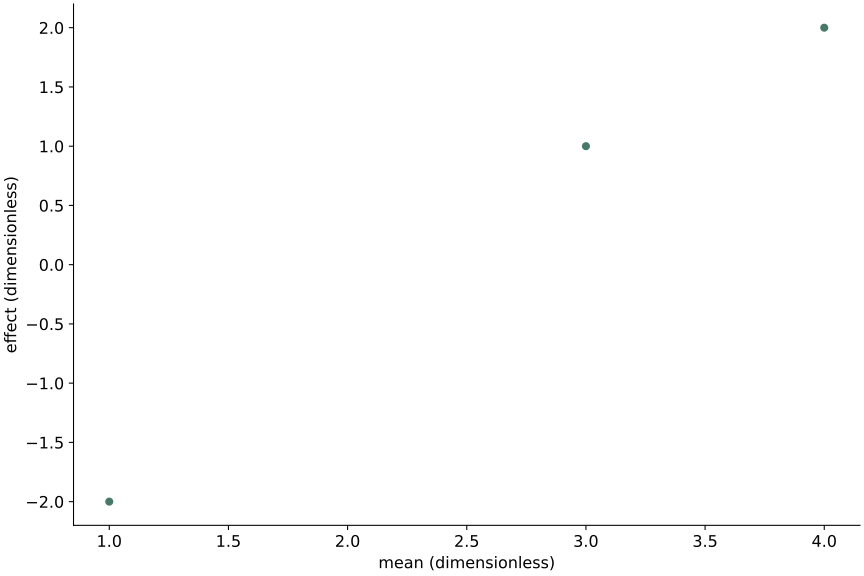

This figure's Python source:
# Tuyan deterministic figure renderer v1; values are immutable source data.
import json
import math
import numpy as np
import matplotlib
matplotlib.use('Agg')
import matplotlib.pyplot as plt
from matplotlib.patches import Circle
from matplotlib.colors import ListedColormap, BoundaryNorm
d = json.loads("{\"type\":\"ma_plot\",\"rows\":[{\"mean\":1,\"effect\":-2},{\"mean\":3,\"effect\":1},{\"mean\":4,\"effect\":2}],\"units\":{\"value\":\"dimensionless\",\"x\":\"dimensionless\",\"y\":\"dimensionless\",\"size\":\"dimensionless\",\"low\":\"dimensionless\",\"high\":\"dimensionless\",\"start\":\"dimensionless\",\"end\":\"dimensionless\",\"effect\":\"dimensionless\",\"p\":\"dimensionless\",\"mean\":\"dimensionless\",\"fpr\":\"dimensionless\",\"tpr\":\"dimensionless\",\"recall\":\"dimensionless\",\"precision\":\"dimensionless\",\"predicted\":\"dimensionless\",\"observed\":\"dimensionless\",\"count\":\"dimensionless\",\"a\":\"dimensionless\",\"b\":\"dimensionless\",\"se\":\"dimensionless\",\"u\":\"dimensionless\",\"v\":\"dimensionless\",\"time\":\"dimensionless\",\"event\":\"dimensionless\"},\"options\":{\"bandwidth\":0.5,\"bins\":5,\"nullValue\":0,\"initialValue\":0,\"levels\":[0.5,1,1.5]},\"analysis\":{\"method\":\"pca\",\"description\":\"Synthetic precomputed QA values; not a statistical analysis of research data.\",\"pKind\":\"p\"},\"variants\":[],\"pixels\":1024,\"plotStyle\":{\"width\":9,\"height\":6,\"fontSize\":12}}")
r, kind, opt = d['rows'], d['type'], d['options']
plt.rcParams.update({'font.size':d['plotStyle']['fontSize']})
fig, ax = plt.subplots(figsize=(d['plotStyle']['width'], d['plotStyle']['height']), layout='constrained')
fig.set_facecolor('white')
fig._tuyan_target_pixels = d['pixels']
colors = ['#487968','#c58b53','#647da6','#a77592','#a5a659']
labels = [str(row.get('label',i+1)) for i,row in enumerate(r)]
unit = d['units']
def col(name):
    return np.array([row[name] for row in r], dtype=float)
def grouped():
    names = list(dict.fromkeys([str(row.get('group','Data')) for row in r]))
    return names, [np.array([row['value'] for row in r if str(row.get('group','Data')) == name], dtype=float) for name in names]
def density(values):
    # User-specified positive bandwidth; no concealed automatic inference.
    bw=float(opt['bandwidth'])
    grid=np.linspace(float(min(values))-3*bw,float(max(values))+3*bw,256)
    z=(grid[:,None]-values[None,:])/bw
    return grid,np.exp(-0.5*z*z).mean(axis=1)/(bw*math.sqrt(2*math.pi))
if kind in ['bar','dotplot','lollipop','forest']:
    y=np.arange(len(r)); values=col('value')
    if kind=='bar':
        bars=ax.barh(y,values,color=colors[0]); assert np.allclose([b.get_width() for b in bars],values)
    elif kind=='lollipop':
        ax.hlines(y,0,values,color=colors[0]); ax.scatter(values,y,color=colors[0])
    elif kind=='forest':
        ax.errorbar(values,y,xerr=np.vstack([values-col('low'),col('high')-values]),fmt='o',color=colors[0],capsize=3)
        ax.axvline(float(opt['nullValue']),color='#969e96',linestyle='--')
    else: ax.scatter(values,y,color=colors[0])
    ax.set_yticks(y,labels);ax.invert_yaxis();ax.set_xlabel(unit['value'])
elif kind in ['dumbbell','gantt']:
    y=np.arange(len(r));start,end=col('start'),col('end')
    if kind=='gantt': ax.barh(y,end-start,left=start,color=colors[0])
    else:
        ax.hlines(y,start,end,color='#9da99e');ax.scatter(start,y,label=opt.get('startLabel','Start'),color=colors[0]);ax.scatter(end,y,label=opt.get('endLabel','End'),color=colors[1]);ax.legend()
    ax.set_yticks(y,labels);ax.invert_yaxis();ax.set_xlabel(unit['start'])
elif kind=='waterfall':
    values=col('value');start=float(opt['initialValue'])+np.r_[0,np.cumsum(values)[:-1]]
    ax.bar(np.arange(len(r)),values,bottom=start,color=[colors[0] if v>=0 else colors[1] for v in values]);ax.set_xticks(np.arange(len(r)),labels,rotation=30);ax.set_ylabel(unit['value']);ax.axhline(0,color='#adb3a9')
elif kind=='histogram':
    values=col('value');counts,edges=np.histogram(values,bins=opt['bins'])
    assert int(counts.sum())==len(values)
    artists=ax.bar(edges[:-1],counts,width=np.diff(edges),align='edge',color=colors[0],edgecolor='white')
    assert np.allclose([p.get_height() for p in artists],counts)
    ax.set_xlabel(unit['value']);ax.set_ylabel('Count')
elif kind=='stripplot':
    names,groups=grouped()
    for i,values in enumerate(groups):ax.scatter(np.full(len(values),i),values,color=colors[i%len(colors)],s=22,alpha=.7)
    ax.set_xticks(np.arange(len(names)),names);ax.set_ylabel(unit['value'])
elif kind in ['boxplot','violin','raincloud','density','ridgeline']:
    names,groups=grouped()
    if kind=='boxplot': ax.boxplot(groups,whis=1.5,showfliers=True);ax.set_xticks(np.arange(len(names))+1,names);ax.set_ylabel(unit['value'])
    elif kind=='violin':
        # bw_method is explicit to avoid a hidden bandwidth choice.
        ax.violinplot(groups,showmeans=False,showmedians=True,bw_method=float(opt['bandwidth']));ax.set_xticks(np.arange(len(names))+1,names);ax.set_ylabel(unit['value'])
    else:
        for i,values in enumerate(groups):
            grid,pdf=density(values); color=colors[i%len(colors)]
            if kind=='density': ax.plot(grid,pdf,color=color,label=names[i])
            else:
                base=float(i);scale=0.65/max(pdf) if max(pdf)>0 else 1
                ax.fill_between(grid,base,base+pdf*scale,color=color,alpha=0.45)
                if kind=='raincloud':
                    ax.scatter(values,np.full(len(values),base-0.15),color=color,s=15)
                    ax.boxplot([values],positions=[base-0.35],vert=False,widths=.15,whis=1.5,manage_ticks=False)
        ax.set_xlabel(unit['value'])
        if kind=='density':ax.set_ylabel('Density');ax.legend()
        else:ax.set_yticks(np.arange(len(names)),names)
elif kind=='ecdf':
    values=np.sort(col('value')); p=np.arange(1,len(values)+1)/len(values)
    line=ax.step(values,p,where='post',color=colors[0])[0];assert np.allclose(line.get_ydata(),p)
    ax.set_xlabel(unit['value']);ax.set_ylabel('Cumulative proportion');ax.set_ylim(0,1)
elif kind in ['line','area','scatter','bubble','ordination','ma_plot','volcano','roc','pr_curve','calibration','bland_altman','funnel_meta']:
    xname,yname='x','y'
    if kind=='ma_plot':xname,yname='mean','effect'
    if kind=='roc':xname,yname='fpr','tpr'
    if kind=='pr_curve':xname,yname='recall','precision'
    if kind=='calibration':xname,yname='predicted','observed'
    if kind=='funnel_meta':xname,yname='effect','se'
    if kind=='volcano':x=col('effect');y=-np.log10(col('p'));xlabel='Effect ('+unit['effect']+')';ylabel='-log10('+d['analysis']['pKind']+')'
    elif kind=='bland_altman':
        a,b=col('a'),col('b');x=(a+b)/2;y=a-b;bias=np.mean(y);sd=np.std(y,ddof=1)
        for line,label in [(bias,'Mean difference'),(bias-1.96*sd,'Lower agreement limit'),(bias+1.96*sd,'Upper agreement limit')]:ax.axhline(line,color='#9a9f96',linestyle='--',label=label)
        ax.legend(fontsize=8);xlabel='Mean ('+unit['a']+')';ylabel='A - B ('+unit['a']+')'
    else:x,y=col(xname),col(yname);xlabel=xname+' ('+unit[xname]+')';ylabel=yname+' ('+unit[yname]+')'
    if kind in ['line','area','roc','pr_curve','calibration']:
        order=np.lexsort((y,x)) if kind=='roc' else np.argsort(x,kind='stable');x,y=x[order],y[order]
        artist=ax.plot(x,y,color=colors[0],marker='o',markersize=3)[0];assert np.allclose(artist.get_ydata(),y)
        if kind=='area':ax.fill_between(x,0,y,color=colors[0],alpha=.25)
    else:
        artist=ax.scatter(x,y,s=col('size')*float(opt.get('areaScale',20)) if kind=='bubble' else 26,color=colors[0]);assert np.allclose(artist.get_offsets(),np.column_stack([x,y]))
    ax.set_xlabel(xlabel);ax.set_ylabel(ylabel)
    if kind=='bubble':
        handles,legend_labels=artist.legend_elements(prop='sizes',num=3,func=lambda size:size/float(opt.get('areaScale',20)))
        ax.legend(handles,legend_labels,title='Area ('+unit['size']+')',fontsize=8)
    if kind in ['roc','calibration']:ax.plot([0,1],[0,1],linestyle='--',color='#adb3a9');ax.set_xlim(0,1);ax.set_ylim(0,1)
    if kind=='pr_curve':ax.set_xlim(0,1);ax.set_ylim(0,1)
    if kind=='funnel_meta':ax.invert_yaxis()
    if kind=='ordination':ax.text(.01,1.02,d['analysis']['method'].upper(),transform=ax.transAxes,fontsize=10)
elif kind in ['heatmap','adjacency_matrix','correlation_matrix','confusion_matrix','bubble_matrix','binary_matrix']:
    names_y=list(dict.fromkeys([str(row['row']) for row in r]));names_x=list(dict.fromkeys([str(row['column']) for row in r]))
    matrix=np.full((len(names_y),len(names_x)),np.nan)
    for row in r:matrix[names_y.index(str(row['row'])),names_x.index(str(row['column']))]=row['value']
    if kind=='bubble_matrix':
        for row in r:ax.scatter(names_x.index(str(row['column'])),names_y.index(str(row['row'])),s=row['value']*float(opt.get('areaScale',25)),color=colors[0])
        ax.invert_yaxis()
    elif kind=='binary_matrix':
        cmap=ListedColormap(['#f1f3ed','#487968']);cmap.set_bad('#b7b9b2')
        img=ax.pcolormesh(np.arange(len(names_x)+1)-.5,np.arange(len(names_y)+1)-.5,matrix,cmap=cmap,norm=BoundaryNorm([-.5,.5,1.5],2),shading='flat');ax.invert_yaxis();fig.colorbar(img,ax=ax,ticks=[0,1],label='0 absent / 1 present; grey missing')
        assert np.allclose(img.get_array(),matrix,equal_nan=True)
    else:
        img=ax.pcolormesh(np.arange(len(names_x)+1)-.5,np.arange(len(names_y)+1)-.5,matrix,cmap='RdBu_r' if kind=='correlation_matrix' else 'viridis',vmin=-1 if kind=='correlation_matrix' else None,vmax=1 if kind=='correlation_matrix' else None,shading='flat');ax.invert_yaxis();fig.colorbar(img,ax=ax,label=unit['value'])
        assert np.allclose(img.get_array(),matrix,equal_nan=True)
    ax.set_xticks(np.arange(len(names_x)),names_x,rotation=40,ha='right');ax.set_yticks(np.arange(len(names_y)),names_y)
    if kind=='confusion_matrix':ax.set_xlabel('Predicted class');ax.set_ylabel('True class')
elif kind=='pie':
    values=col('value');wedges,_=ax.pie(values,labels=labels,colors=colors,normalize=True)
    assert np.allclose([(w.theta2-w.theta1)/360 for w in wedges],values/sum(values),atol=1e-6)
elif kind=='rose':
    fig.delaxes(ax);ax=fig.add_subplot(111,projection='polar');values=col('value');theta=np.arange(len(r))*2*np.pi/len(r)
    ax.bar(theta,np.sqrt(values),width=2*np.pi/len(r),color=colors[0],edgecolor='white');ax.set_xticks(theta,labels);ax.set_ylabel('Radius = sqrt(value)')
elif kind in ['gene_track','protein_domain']:
    start,end=col('start'),col('end');ax.barh(np.arange(len(r)),end-start,left=start,color=colors[0]);ax.set_yticks(np.arange(len(r)),labels);ax.set_xlabel(unit['start']);ax.invert_yaxis()
elif kind=='vector_field':
    artist=ax.quiver(col('x'),col('y'),col('u'),col('v'),angles='xy',scale_units='xy',scale=1,color=colors[0]);ax.set_xlabel(unit['x']);ax.set_ylabel(unit['y']);ax.set_aspect('equal')
elif kind=='contour':
    xs=np.unique(col('x'));ys=np.unique(col('y'));z=np.full((len(ys),len(xs)),np.nan)
    for row in r:z[list(ys).index(row['y']),list(xs).index(row['x'])]=row['value']
    cs=ax.contour(xs,ys,z,levels=opt['levels'])
    for label in ax.clabel(cs,inline=False,fontsize=8):label.set_bbox({'facecolor':'white','edgecolor':'none','pad':1})
    ax.set_xlabel(unit['x']);ax.set_ylabel(unit['y'])
elif kind=='kaplan_meier':
    names=list(dict.fromkeys([str(row.get('group','Data')) for row in r]))
    for i,name in enumerate(names):
        data=[row for row in r if str(row.get('group','Data'))==name];times=sorted(set(row['time'] for row in data));xs=[0.];ys=[1.];s=1.
        for t in times:
            risk=sum(row['time']>=t for row in data);events=sum(row['time']==t and row['event']==1 for row in data)
            s=s*(1-events/risk);xs.append(t);ys.append(s)
            cens=sum(row['time']==t and row['event']==0 for row in data)
            if cens:ax.plot(t,s,marker='+',color=colors[i%len(colors)])
        ax.step(xs,ys,where='post',label=name,color=colors[i%len(colors)])
    ax.set_ylim(0,1.03);ax.set_ylabel('Survival probability (no CI estimated)');ax.set_xlabel(unit['time']);ax.legend()
elif kind in ['venn','upset']:
    names=[row['set'] for row in r];sets=[set(row['members']) for row in r];members=set().union(*sets);counts={}
    for item in members:
        mask=tuple(item in s for s in sets);counts[mask]=counts.get(mask,0)+1
    if kind=='venn':
        for x,color,name in [(0.4,colors[0],names[0]),(.65,colors[1],names[1])]:ax.add_patch(Circle((x,.5),.23,facecolor=color,alpha=.25));ax.text(x,.78,name,ha='center')
        for x,key in [(.29,(True,False)),(.525,(True,True)),(.76,(False,True))]:ax.text(x,.5,str(counts.get(key,0)),ha='center')
        ax.set_xlim(0,1.05);ax.set_ylim(0,1);ax.set_aspect('equal');ax.axis('off');ax.text(.5,.1,'Areas are schematic; labels show exact counts',ha='center',fontsize=8)
    else:
        masks=sorted(counts,key=lambda m:(-counts[m],m));ax.bar(np.arange(len(masks)),[counts[m] for m in masks],color=colors[0]);ax.set_xticks(np.arange(len(masks)),[' & '.join(names[i] for i,v in enumerate(m) if v) for m in masks],rotation=35,ha='right');ax.set_ylabel('Exclusive intersection size')
        # Membership matrix below bars is necessary to distinguish UpSet from a bar chart.
        matrix_ax=ax.inset_axes([0,-.48,1,.27]);matrix_ax.set_xlim(-.5,len(masks)-.5)
        for j,m in enumerate(masks):
            ys=[i for i,v in enumerate(m) if v];matrix_ax.plot([j]*len(ys),ys,color=colors[0]);matrix_ax.scatter([j]*len(names),np.arange(len(names)),color=[colors[0] if v else '#dde1d8' for v in m])
        matrix_ax.set_yticks(np.arange(len(names)),names);matrix_ax.set_xticks([]);matrix_ax.invert_yaxis()

checks={}
computed={}
def audit(name,actual,expected,atol=1e-8):
    a=np.asarray(actual,dtype=float);e=np.asarray(expected,dtype=float)
    assert a.shape==e.shape and np.allclose(a,e,rtol=1e-7,atol=atol,equal_nan=True), 'Numeric artist mismatch: '+name
    mask=np.isfinite(a)&np.isfinite(e)
    error=float(np.max(np.abs(a[mask]-e[mask]))) if np.any(mask) else 0.
    checks[name]={'count':int(a.size),'absoluteError':error,'passed':True}
if kind=='bar':audit('bar_widths',[p.get_width() for p in ax.patches],col('value'))
elif kind in ['dotplot','lollipop']:audit('point_values',ax.collections[-1].get_offsets()[:,0],col('value'))
elif kind=='forest':
    audit('point_estimates',ax.lines[0].get_xdata(),col('value'))
    audit('intervals',np.array(ax.collections[0].get_segments())[:,:,0],np.column_stack([col('low'),col('high')]))
elif kind=='dumbbell':
    audit('start_points',ax.collections[1].get_offsets()[:,0],col('start'));audit('end_points',ax.collections[2].get_offsets()[:,0],col('end'))
elif kind=='gantt':
    audit('interval_start',[p.get_x() for p in ax.patches],col('start'));audit('interval_width',[p.get_width() for p in ax.patches],col('end')-col('start'))
elif kind=='waterfall':
    audit('increments',[p.get_height() for p in ax.patches],col('value'));audit('cumulative_baselines',[p.get_y() for p in ax.patches],float(opt['initialValue'])+np.r_[0,np.cumsum(col('value'))[:-1]])
    computed['cumulativeValues']=(float(opt['initialValue'])+np.cumsum(col('value'))).tolist()
elif kind=='histogram':
    audit('bin_heights',[p.get_height() for p in ax.patches],counts);audit('total_count',[sum(p.get_height() for p in ax.patches)],[len(r)]);computed['binEdges']=edges.tolist();computed['binCounts']=counts.tolist()
elif kind=='stripplot':
    for i,values in enumerate(groups):audit('observations_'+str(i),ax.collections[i].get_offsets()[:,1],values)
elif kind=='boxplot':
    for i,values in enumerate(groups):audit('median_'+str(i),ax.lines[i*7+5].get_ydata(),[np.median(values)]*2)
elif kind=='violin':
    medians=ax.collections[-1].get_segments();audit('medians',[x[0,1] for x in medians],[np.median(v) for v in groups])
elif kind in ['density','ridgeline','raincloud']:
    computed['bandwidth']=float(opt['bandwidth']);computed['groupSizes']=[len(v) for v in groups]
    for i,values in enumerate(groups):
        grid,pdf=density(values)
        if kind=='density':audit('density_'+str(i),ax.lines[i].get_ydata(),pdf)
        else:
            top=np.column_stack([grid,i+pdf*(.65/max(pdf))]);bottom=np.column_stack([grid,np.full(len(grid),i)])
            expected=np.vstack([top[0],bottom,top[-1],top[::-1],top[0]])
            audit('density_polygon_'+str(i),ax.collections[i*(2 if kind=='raincloud' else 1)].get_paths()[0].vertices,expected)
        if kind=='raincloud':audit('observations_'+str(i),ax.collections[i*2+1].get_offsets()[:,0],values)
elif kind=='ecdf':
    audit('ecdf_sorted_values',ax.lines[0].get_xdata(),np.sort(col('value')));audit('ecdf_probability',ax.lines[0].get_ydata(),np.arange(1,len(r)+1)/len(r))
elif kind in ['line','area','roc','pr_curve','calibration']:audit('plotted_xy',np.column_stack([artist.get_xdata(),artist.get_ydata()]),np.column_stack([x,y]))
elif kind in ['scatter','bubble','ordination','ma_plot','volcano','bland_altman','funnel_meta']:
    audit('point_coordinates',artist.get_offsets(),np.column_stack([x,y]))
    if kind=='bubble':audit('marker_area',artist.get_sizes(),col('size')*float(opt.get('areaScale',20)))
    if kind=='volcano':computed['negativeLog10P']=y.tolist()
    if kind=='bland_altman':
        audit('agreement_limits',[ln.get_ydata()[0] for ln in ax.lines[:3]],[bias,bias-1.96*sd,bias+1.96*sd]);computed.update({'meanDifference':float(bias),'sampleSdDifference':float(sd),'limits':[float(bias-1.96*sd),float(bias+1.96*sd)]})
elif kind in ['heatmap','adjacency_matrix','correlation_matrix','confusion_matrix','binary_matrix']:audit('matrix_cells',img.get_array(),matrix);computed['missingCells']=int(np.isnan(matrix).sum())
elif kind=='bubble_matrix':audit('marker_areas',[c.get_sizes()[0] for c in ax.collections],col('value')*float(opt.get('areaScale',25)))
elif kind=='pie':audit('angular_proportions',[(w.theta2-w.theta1)/360 for w in wedges],col('value')/sum(col('value')),1e-6)
elif kind=='rose':audit('area_proportions',[p.get_height()**2 for p in ax.patches],col('value'))
elif kind=='vector_field':audit('vectors',np.column_stack([artist.U,artist.V]),np.column_stack([col('u'),col('v')]))
elif kind=='contour':
    audit('contour_levels',cs.levels,opt['levels'])
    for level,path in zip(cs.levels,cs.get_paths()):
        points=path.vertices
        if len(points)==0:continue
        assert np.all(points[:,0]>=xs[0]) and np.all(points[:,0]<=xs[-1]) and np.all(points[:,1]>=ys[0]) and np.all(points[:,1]<=ys[-1]), 'Contour outside data grid'
        ix=np.clip(np.searchsorted(xs,points[:,0],side='right')-1,0,len(xs)-2);iy=np.clip(np.searchsorted(ys,points[:,1],side='right')-1,0,len(ys)-2)
        tx=(points[:,0]-xs[ix])/(xs[ix+1]-xs[ix]);ty=(points[:,1]-ys[iy])/(ys[iy+1]-ys[iy])
        interpolated=(1-tx)*(1-ty)*z[iy,ix]+tx*(1-ty)*z[iy,ix+1]+(1-tx)*ty*z[iy+1,ix]+tx*ty*z[iy+1,ix+1]
        audit('contour_vertices_'+str(float(level)),interpolated,np.full(len(points),level))
    computed['gridShape']=list(z.shape)
elif kind=='kaplan_meier':
    survival_lines=[ln for ln in ax.lines if ln.get_drawstyle()=='steps-post']
    for i,name in enumerate(names):
        data=[row for row in r if str(row.get('group','Data'))==name];prob=1.;expected=[1.]
        for t in sorted(set(row['time'] for row in data)):
            prob*=1-sum(row['time']==t and row['event']==1 for row in data)/sum(row['time']>=t for row in data);expected.append(prob)
        audit('survival_'+str(i),survival_lines[i].get_ydata(),expected)
        computed[name]={'survival':expected}
elif kind=='venn':audit('intersection_labels',[float(t.get_text()) for t in ax.texts[2:5]],[counts.get((True,False),0),counts.get((True,True),0),counts.get((False,True),0)])
elif kind=='upset':audit('exclusive_intersections',[p.get_height() for p in ax.patches],[counts[m] for m in masks]);audit('union_size',[sum(p.get_height() for p in ax.patches)],[len(members)])
assert checks, 'Missing numeric audit for '+kind
fig._tuyan_validation={'typeId':kind,'checks':checks,'computations':computed,'analysis':d['analysis'],'suppliedFields':list(r[0]),'dataSourcePolicy':'User supplied values; artist checks do not establish source authenticity or study validity.'}

for collection in fig.findobj(matplotlib.collections.Collection):collection.set_rasterized(False)
for spine in ['top','right']:
    if spine in ax.spines: ax.spines[spine].set_visible(False)
